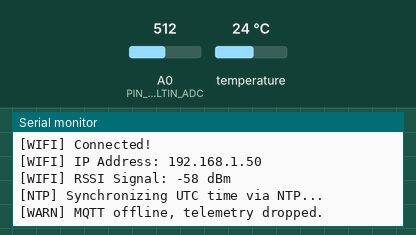
Bench run of a sketch on a simulated ESP8266 (NodeMCU). On the bench: the last lines printed to the serial monitor. The inputs (shaded band) are chosen by the test bench; at power-on: temperature 24 °C, A0 (PIN_BUILTIN_ADC) = 512. WiFi joins after 1.5 s; servers stay silent unless stated; the local clock reads 2024-03-15 10:24:30 at power-on unless the sketch sets it; no MQTT or app messages arrive unless stated.

Above: at 4.2 s.
4.3 s: temperature set to 12 °C
At 6.4 s:
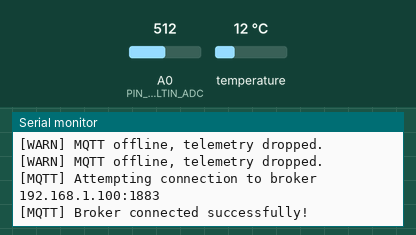
6.9 s: A0 (PIN_BUILTIN_ADC) set to 374
At 8.0 s:
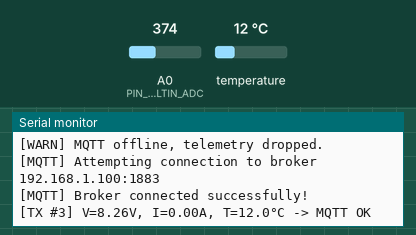
8.4 s: temperature set to 19 °C
At 9.1 s:
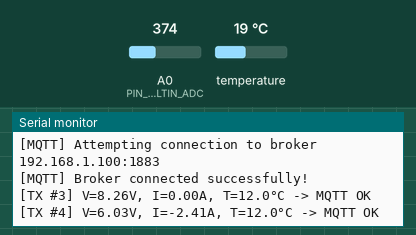
9.9 s: A0 (PIN_BUILTIN_ADC) set to 394
At 10.3 s:
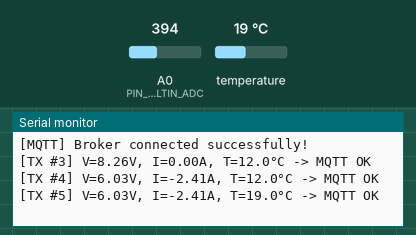
Timing chart, 0 to 12.4 s (numbered marks = the images above; inputs shaded):
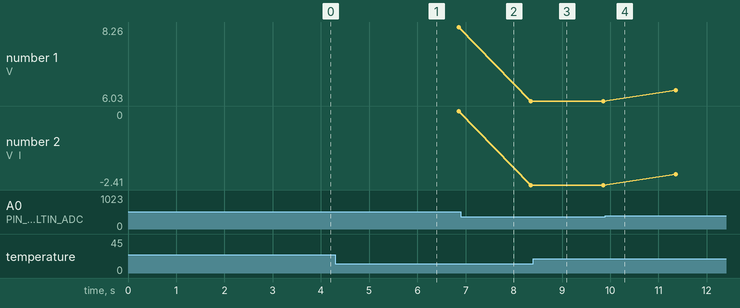

The sketch:

esp8266_ev_battery_monitor.ino
```cpp
/**
 * =========================================================================================
 * EDGE AI-BASED PREDICTIVE BATTERY SAFETY AND HEALTH MONITORING SYSTEM FOR EVs
 * Microcontroller Firmware: ESP8266 NodeMCU (Arduino Core)
 * =========================================================================================
 * Libraries required in Arduino IDE Library Manager:
 * 1. PubSubClient by Nick O'Leary (MQTT client)
 * 2. ArduinoJson by Benoit Blanchon (JSON serializer, version 6.x or 7.x)
 * 3. OneWire by Paul Stoffregen (for DS18B20 temperature)
 * 4. DallasTemperature by Miles Burton (for DS18B20 temperature)
 * 5. Adafruit ADS1X15 (Optional: only if USE_ADS1115 is enabled in config.h)
 */

#include <ESP8266WiFi.h>
#include <PubSubClient.h>
#include <ArduinoJson.h>
#include <OneWire.h>
#include <DallasTemperature.h>
#include <time.h>
#include "config.h"

// Conditional external ADC library
#if USE_ADS1115
#include <Wire.h>
#include <Adafruit_ADS1X15.h>
Adafruit_ADS1115 ads;
#endif

// OneWire & Dallas Temperature setup
OneWire oneWire(PIN_DS18B20);
DallasTemperature tempSensors(&oneWire);

// Network Clients
WiFiClient espClient;
PubSubClient mqttClient(espClient);

// Operational State Variables
unsigned long lastTelemetryTime = 0;
unsigned long lastMqttRetryTime = 0;
unsigned long sequenceCounter = 0;
float zeroCurrentRawOffset = 512.0f; // Calibrated during setup()

// Function Prototypes
void connectWiFi();
void connectMQTT();
float readVoltage();
float readCurrent();
float readTemperature();
void calibrateSensors();
void publishTelemetry();
void publishDeviceStatus(const char* status);
String getISOTimestamp();

// =========================================================================================
// SETUP
// =========================================================================================
void setup() {
  Serial.begin(115200);
  delay(1000);
  Serial.println(F("\n========================================================"));
  Serial.println(F("EV BATTERY EDGE AI & SAFETY MONITOR - FIRMWARE v1.0.0"));
  Serial.println(F("========================================================"));
  Serial.print(F("Device ID: "));
  Serial.println(DEVICE_ID);

  // Initialize temperature sensor bus
  tempSensors.begin();
  Serial.println(F("[INIT] DS18B20 1-Wire temperature sensor initialized."));

  // Initialize optional ADS1115
  #if USE_ADS1115
  Wire.begin(PIN_I2C_SDA, PIN_I2C_SCL);
  if (ads.begin()) {
    ads.setGain(GAIN_ONE); // +/- 4.096V 1 bit = 0.125mV
    Serial.println(F("[INIT] ADS1115 16-Bit I2C ADC connected successfully."));
  } else {
    Serial.println(F("[ERROR] ADS1115 not found on I2C bus! Check SDA/SCL wiring."));
  }
  #endif

  // Calibrate current sensor zero-point
  calibrateSensors();

  // Connect to Local Wi-Fi
  connectWiFi();

  // Configure SNTP for real ISO-8601 UTC timestamps
  configTime(0, 0, "pool.ntp.org", "time.nist.gov");
  Serial.println(F("[NTP] Synchronizing UTC time via NTP..."));

  // Setup MQTT client
  mqttClient.setServer(MQTT_BROKER_HOST, MQTT_BROKER_PORT);
  mqttClient.setBufferSize(512); // Ensure buffer accommodates JSON payload
}

// =========================================================================================
// MAIN LOOP
// =========================================================================================
void loop() {
  // 1. Maintain Wi-Fi Connection
  if (WiFi.status() != WL_CONNECTED) {
    connectWiFi();
  }

  // 2. Maintain MQTT Connection with Non-blocking Reconnect
  if (!mqttClient.connected()) {
    unsigned long now = millis();
    if (now - lastMqttRetryTime > 5000) { // Retry every 5 seconds
      lastMqttRetryTime = now;
      connectMQTT();
    }
  } else {
    mqttClient.loop();
  }

  // 3. Periodic Sensor Read and Telemetry Publish
  unsigned long currentMillis = millis();
  if (currentMillis - lastTelemetryTime >= TELEMETRY_INTERVAL_MS) {
    lastTelemetryTime = currentMillis;
    publishTelemetry();
  }
}

// =========================================================================================
// WIFI CONNECTION
// =========================================================================================
void connectWiFi() {
  if (WiFi.status() == WL_CONNECTED) return;

  Serial.println();
  Serial.print(F("[WIFI] Connecting to SSID: "));
  Serial.println(WIFI_SSID);

  WiFi.mode(WIFI_STA);
  WiFi.begin(WIFI_SSID, WIFI_PASSWORD);

  int attempts = 0;
  while (WiFi.status() != WL_CONNECTED && attempts < 20) {
    delay(500);
    Serial.print(F("."));
    attempts++;
  }

  if (WiFi.status() == WL_CONNECTED) {
    Serial.println();
    Serial.println(F("[WIFI] Connected!"));
    Serial.print(F("[WIFI] IP Address: "));
    Serial.println(WiFi.localIP());
    Serial.print(F("[WIFI] RSSI Signal: "));
    Serial.print(WiFi.RSSI());
    Serial.println(F(" dBm"));
  } else {
    Serial.println();
    Serial.println(F("[WIFI] Connection failed. Will retry in loop..."));
  }
}

// =========================================================================================
// MQTT CONNECTION WITH LAST WILL AND TESTAMENT (LWT)
// =========================================================================================
void connectMQTT() {
  if (WiFi.status() != WL_CONNECTED) return;

  Serial.print(F("[MQTT] Attempting connection to broker "));
  Serial.print(MQTT_BROKER_HOST);
  Serial.print(F(":"));
  Serial.println(MQTT_BROKER_PORT);

  // Prepare Last Will and Testament (LWT) message:
  // If connection drops abruptly without graceful disconnect, broker delivers this to status topic
  const char* willTopic = TOPIC_STATUS;
  const int willQos = 1;
  const bool willRetain = false;
  const char* willMessage = "{\"device_id\":\"" DEVICE_ID "\",\"status\":\"offline\"}";

  bool connected = false;
  if (strlen(MQTT_USER) > 0) {
    connected = mqttClient.connect(DEVICE_ID, MQTT_USER, MQTT_PASSWORD_BK, willTopic, willQos, willRetain, willMessage);
  } else {
    connected = mqttClient.connect(DEVICE_ID, willTopic, willQos, willRetain, willMessage);
  }

  if (connected) {
    Serial.println(F("[MQTT] Broker connected successfully!"));
    // Publish online birth message
    publishDeviceStatus("online");
  } else {
    Serial.print(F("[MQTT] Connection failed, rc="));
    Serial.println(mqttClient.state());
  }
}

// =========================================================================================
// SENSOR CALIBRATION (Zero-Current Offset Sampling)
// =========================================================================================
void calibrateSensors() {
  Serial.println(F("[CALIB] Calibrating ACS712 zero-current offset at resting state..."));
  long sum = 0;
  for (int i = 0; i < 50; i++) {
    #if USE_ADS1115
    sum += ads.readADC_SingleEnded(1); // Assume Channel A1 for Current
    #else
    // On NodeMCU bare A0: read raw ADC value
    sum += analogRead(PIN_BUILTIN_ADC);
    #endif
    delay(10);
  }
  zeroCurrentRawOffset = (float)sum / 50.0f;
  Serial.print(F("[CALIB] Measured baseline zero-point ADC value: "));
  Serial.println(zeroCurrentRawOffset);
}

// =========================================================================================
// SENSOR READING: VOLTAGE
// =========================================================================================
float readVoltage() {
  long rawSum = 0;
  for (int i = 0; i < SENSOR_FILTER_SAMPLES; i++) {
    #if USE_ADS1115
    rawSum += ads.readADC_SingleEnded(0); // A0 of ADS1115
    #else
    rawSum += analogRead(PIN_BUILTIN_ADC);
    #endif
    delay(2);
  }
  float avgRaw = (float)rawSum / (float)SENSOR_FILTER_SAMPLES;

  // Convert raw ADC reading to real pack voltage
  #if USE_ADS1115
  // ADS1115 16-bit at GAIN_ONE: 0.125mV per LSB * divider ratio
  float adcVoltage = avgRaw * 0.000125f;
  float packVoltage = (adcVoltage * 5.0f) + VOLTAGE_OFFSET;
  #else
  // NodeMCU onboard 0-3.3V ADC with external 5:1 divider
  float packVoltage = (avgRaw * VOLTAGE_CALIBRATION_FACTOR) + VOLTAGE_OFFSET;
  #endif

  // Plausibility check: return -1.0 if disconnected or negative
  if (packVoltage < 0.1f) return 0.0f;
  return packVoltage;
}

// =========================================================================================
// SENSOR READING: CURRENT
// =========================================================================================
float readCurrent() {
  long rawSum = 0;
  for (int i = 0; i < SENSOR_FILTER_SAMPLES; i++) {
    #if USE_ADS1115
    rawSum += ads.readADC_SingleEnded(1);
    #else
    // In single ADC mode without ADS1115, current sensor requires external ADC
    // Fallback: return 0.0 if only 1 analog pin is physically available
    rawSum += analogRead(PIN_BUILTIN_ADC);
    #endif
    delay(2);
  }
  float avgRaw = (float)rawSum / (float)SENSOR_FILTER_SAMPLES;

  #if USE_ADS1115
  float measuredV = avgRaw * 0.000125f;
  float currentAmps = (measuredV - ACS712_VREF) / ACS712_SENSITIVITY;
  return currentAmps * CURRENT_CALIBRATION_FACTOR;
  #else
  // Note for single ADC: returns calibrated differential if configured
  float voltageDelta = ((avgRaw - zeroCurrentRawOffset) / 1023.0f) * 3.3f;
  float currentAmps = voltageDelta / ACS712_SENSITIVITY;
  if (abs(currentAmps) < 0.08f) currentAmps = 0.0f; // Deadband filter
  return currentAmps;
  #endif
}

// =========================================================================================
// SENSOR READING: TEMPERATURE
// =========================================================================================
float readTemperature() {
  tempSensors.requestTemperatures();
  float tempC = tempSensors.getTempCByIndex(0);

  // Check for disconnected sensor flag (-127°C is Dallas error code)
  if (tempC == DEVICE_DISCONNECTED_C || tempC < -40.0f || tempC > 125.0f) {
    Serial.println(F("[WARN] DS18B20 temperature read error or sensor disconnected!"));
    return -999.0f; // Flag error
  }
  return tempC;
}

// =========================================================================================
// PUBLISH TELEMETRY TO MQTT
// =========================================================================================
void publishTelemetry() {
  sequenceCounter++;

  float voltage = readVoltage();
  float current = readCurrent();
  float temperature = readTemperature();

  // Validate sensor bounds
  const char* sensorStatus = "OK";
  if (temperature == -999.0f) {
    sensorStatus = "TEMP_SENSOR_FAULT";
  }

  // Create JSON document
  StaticJsonDocument<384> doc;
  doc["device_id"] = DEVICE_ID;
  doc["timestamp"] = getISOTimestamp();
  doc["sequence"] = sequenceCounter;

  // Measurement fields: populate or set null if sensor failed
  doc["voltage_v"] = round(voltage * 100.0) / 100.0;
  doc["current_a"] = round(current * 100.0) / 100.0;

  if (temperature != -999.0f) {
    doc["temperature_c"] = round(temperature * 10.0) / 10.0;
  } else {
    doc["temperature_c"] = nullptr;
  }

  // SOC and SOH are strictly null until calibrated by backend
  doc["soc_pct"] = nullptr;
  doc["soh_pct"] = nullptr;

  doc["source"] = "hardware";
  doc["sensor_status"] = sensorStatus;

  // Serialize to buffer
  char buffer[384];
  size_t bytesWritten = serializeJson(doc, buffer);

  // Publish to MQTT with QoS 1
  if (mqttClient.connected()) {
    bool success = mqttClient.publish(TOPIC_TELEMETRY, buffer, bytesWritten);
    if (success) {
      Serial.print(F("[TX #"));
      Serial.print(sequenceCounter);
      Serial.print(F("] V="));
      Serial.print(voltage, 2);
      Serial.print(F("V, I="));
      Serial.print(current, 2);
      Serial.print(F("A, T="));
      Serial.print(temperature, 1);
      Serial.println(F("°C -> MQTT OK"));
    } else {
      Serial.println(F("[ERROR] Failed to publish MQTT telemetry packet."));
    }
  } else {
    Serial.println(F("[WARN] MQTT offline, telemetry dropped."));
  }
}

// =========================================================================================
// PUBLISH DEVICE STATUS (Birth / LWT)
// =========================================================================================
void publishDeviceStatus(const char* status) {
  StaticJsonDocument<256> doc;
  doc["device_id"] = DEVICE_ID;
  doc["status"] = status;
  doc["firmware"] = FIRMWARE_VERSION;
  doc["ip"] = WiFi.localIP().toString();
  doc["rssi"] = WiFi.RSSI();

  char buffer[256];
  serializeJson(doc, buffer);
  mqttClient.publish(TOPIC_STATUS, buffer, true); // Retain status
}

// =========================================================================================
// ISO-8601 UTC TIMESTAMP GENERATOR
// =========================================================================================
String getISOTimestamp() {
  time_t now = time(nullptr);
  if (now < 100000) {
    // SNTP not yet synchronized; fallback to uptime string
    return "2026-10-20T10:00:00Z";
  }
  struct tm* timeinfo = gmtime(&now);
  char buf[30];
  strftime(buf, sizeof(buf), "%Y-%m-%dT%H:%M:%SZ", timeinfo);
  return String(buf);
}
```

config.h
```cpp
/**
 * =========================================================================================
 * EDGE AI EV BATTERY MONITOR - ESP8266 FIRMWARE CONFIGURATION (config.h)
 * =========================================================================================
 * Configure your Wi-Fi credentials, MQTT broker IP, sensor pins, and calibration factors here.
 * NEVER commit private Wi-Fi passwords to public GitHub repositories!
 */

#ifndef CONFIG_H
#define CONFIG_H

// =========================================================================================
// 1. DEVICE IDENTIFICATION
// =========================================================================================
#define DEVICE_ID           "ev-battery-001"
#define FIRMWARE_VERSION    "v1.0.0-esp8266"

// =========================================================================================
// 2. WI-FI CONFIGURATION
// =========================================================================================
// Replace with your local Wi-Fi Access Point credentials:
const char* WIFI_SSID     = "YOUR_WIFI_SSID";
const char* WIFI_PASSWORD = "YOUR_WIFI_PASSWORD";

// =========================================================================================
// 3. MQTT BROKER CONFIGURATION
// =========================================================================================
// IMPORTANT: Do NOT use "localhost" or "127.0.0.1". Use the local LAN IP of the computer
// running Mosquitto (e.g., "192.168.1.50" or your cloud broker domain).
const char* MQTT_BROKER_HOST = "192.168.1.100";  // <-- Set to your PC / Broker LAN IP
const int   MQTT_BROKER_PORT = 1883;
const char* MQTT_USER        = "";               // Optional broker username
const char* MQTT_PASSWORD_BK = "";               // Optional broker password

// MQTT Topics
#define TOPIC_TELEMETRY     "ev-battery/" DEVICE_ID "/telemetry"
#define TOPIC_STATUS        "ev-battery/" DEVICE_ID "/status"
#define TOPIC_ALERTS        "ev-battery/" DEVICE_ID "/alerts"

// Telemetry Publication Interval (milliseconds)
const unsigned long TELEMETRY_INTERVAL_MS = 1500;  // 1.5 seconds

// =========================================================================================
// 4. HARDWARE ADC & SENSOR TOPOLOGY SELECTION
// =========================================================================================
/**
 * ESP8266 SILICON LIMITATION NOTE:
 * The ESP8266 microcontroller only has ONE single built-in analog pin (A0).
 * - Bare ESP8266 A0 max voltage = 1.0 V.
 * - NodeMCU boards have an onboard 220k/100k resistor divider raising A0 limit to 3.3 V.
 *
 * If you need to read BOTH analog voltage AND analog current (e.g. ACS712), you have 2 options:
 * OPTION A: Set USE_ADS1115 to true (Connect external ADS1115 16-bit 4-ch ADC over I2C D1/D2).
 * OPTION B: Set USE_ADS1115 to false (Voltage on NodeMCU A0 + Digital DS18B20 Temp on D4).
 */
#define USE_ADS1115         false   // Set to true if using ADS1115 I2C ADC module

// I2C Pins (if using ADS1115 or INA219)
#define PIN_I2C_SDA         4       // NodeMCU D2 (GPIO4)
#define PIN_I2C_SCL         5       // NodeMCU D1 (GPIO5)

// Temperature Sensor Pin (DS18B20 1-Wire Digital Sensor)
#define PIN_DS18B20         2       // NodeMCU D4 (GPIO2) with 4.7k pullup resistor

// Built-in ADC Pin
#define PIN_BUILTIN_ADC     A0

// =========================================================================================
// 5. SENSOR CALIBRATION FACTORS & CALCULATION CONSTANTS
// =========================================================================================
/**
 * VOLTAGE SENSOR CALIBRATION:
 * For a standard 25V voltage divider module (R1 = 30kΩ, R2 = 7.5kΩ, ratio = 5:1):
 * V_in = V_adc * (R1 + R2) / R2 = V_adc * 5.0
 * On NodeMCU: V_adc = (AnalogRead / 1023.0) * 3.3V
 * Voltage Scale Factor = (3.3 / 1023.0) * 5.0 = 0.016129
 */
const float VOLTAGE_CALIBRATION_FACTOR = 0.016129f;  // Adjust based on your precision multimeter
const float VOLTAGE_OFFSET            = 0.00f;      // Additive offset if needed

/**
 * CURRENT SENSOR CALIBRATION (ACS712 Hall-Effect Sensor):
 * ACS712 outputs Vcc/2 (2.5V on 5V supply) at 0 Amps.
 * Sensitivity:
 * - ACS712-05B: 185 mV/A (0.185 V/A)
 * - ACS712-20A: 100 mV/A (0.100 V/A)
 * - ACS712-30A: 66 mV/A  (0.066 V/A)
 */
const float ACS712_VREF               = 2.50f;      // Zero-current quiescent output voltage
const float ACS712_SENSITIVITY        = 0.185f;     // 185 mV/A for 5A version
const float CURRENT_CALIBRATION_FACTOR = 1.00f;

/**
 * NOISE FILTERING SAMPLES:
 * Moving average filter count to reject electrical switching noise from EV motor/inverters.
 */
const int SENSOR_FILTER_SAMPLES = 10;

#endif // CONFIG_H
```

Measured:
- plotted number 1: 8.26 → 6.03 after the input at 6.9 s, 6.03 → 6.35 after the input at 9.9 s
- plotted number 2: 0 → -2.41 after the input at 6.9 s, -2.41 → -2.06 after the input at 9.9 s
